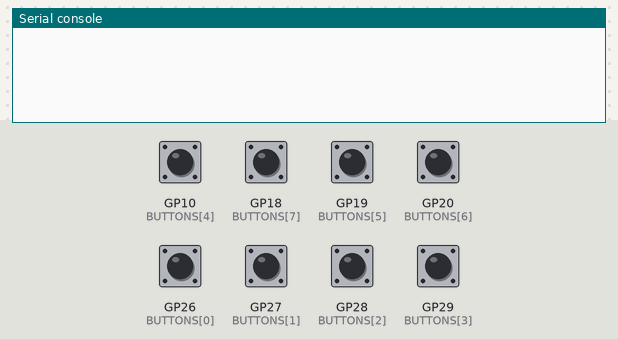
Recording of a program running on a simulated Raspberry Pi Pico running MicroPython. Parts: the last lines printed to the serial console. The test bench sets the inputs (shaded band); at power-on: GP10 (BUTTONS[4]), GP18 (BUTTONS[7]), GP19 (BUTTONS[5]), GP20 (BUTTONS[6]), GP26 (BUTTONS[0]), GP27 (BUTTONS[1]), GP28 (BUTTONS[2]), GP29 (BUTTONS[3]) HIGH.

Above: at 1.2 s.
1.3 s: GP10 (BUTTONS[4]) pulled LOW for 0.15 s
At 2.2 s:
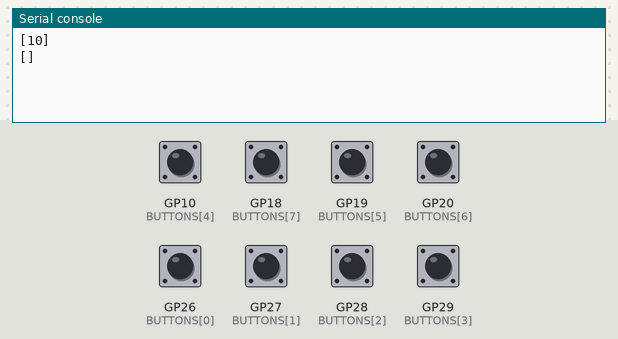
3.0 s: GP18 (BUTTONS[7]) pulled LOW for 0.15 s
At 3.5 s:
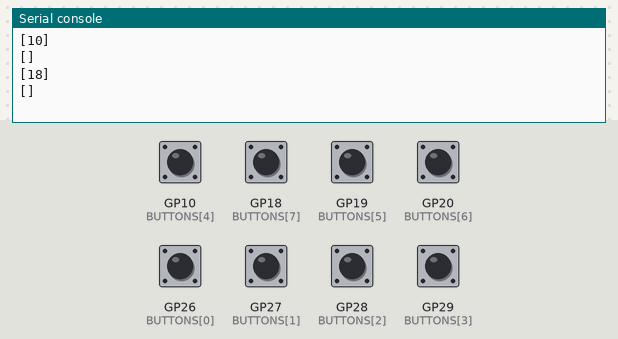
4.6 s: GP19 (BUTTONS[5]) pulled LOW for 0.15 s
At 5.9 s:
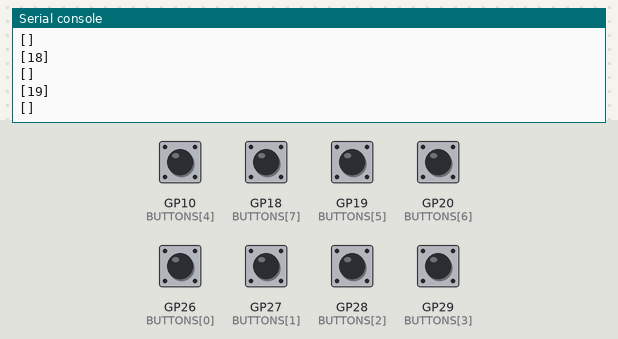
6.2 s: GP20 (BUTTONS[6]) pulled LOW for 0.15 s
At 7.3 s:
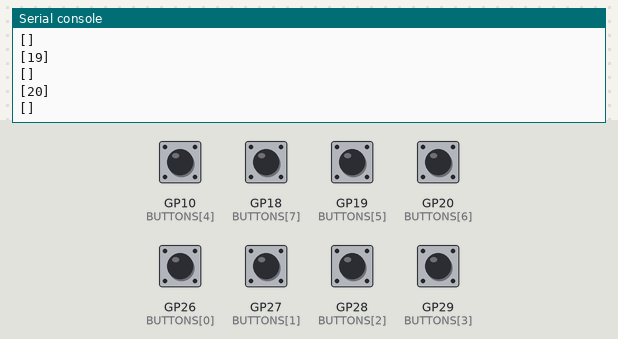
7.8 s: GP26 (BUTTONS[0]) pulled LOW for 0.15 s
At 8.6 s:
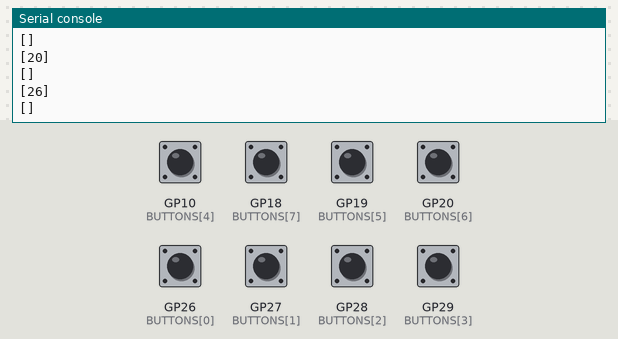
9.4 s: GP27 (BUTTONS[1]) pulled LOW for 0.15 s
At 11.0 s:
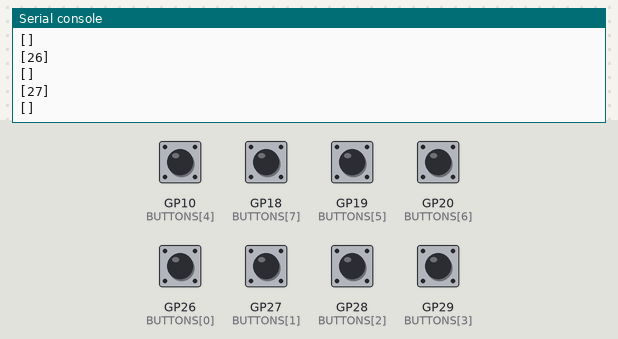
Timing chart, 0 to 12.0 s (numbered marks = the images above; inputs shaded):
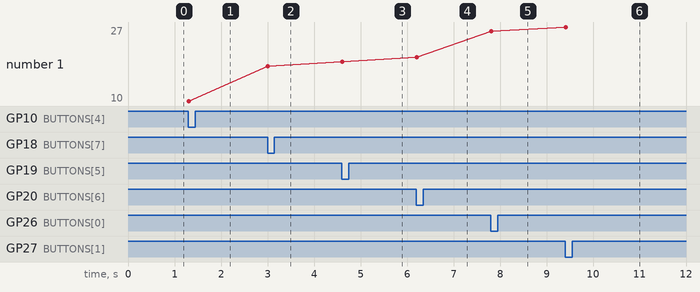

The program:

kb2040_test.py
```python
'''This test tool runs monitors eight buttons attached to the board
and reports changes in their state.'''

from machine import Pin
import time

# TX,GPIO0
# RX,GPIO1
# D2,GPIO2
# D3,GPIO3
# D4,GPIO4
# D5,GPIO5
# D6,GPIO6
# D7,GPIO7
# D8,GPIO8
# D9,GPIO9
# D10,GPIO10
# MISO,GPIO20
# SCK,GPIO18
# MOSI,GPIO19
# SDA,GPIO12
# SCL,GPIO13
# A0,GPIO26
# A1,GPIO27
# A2,GPIO28
# A3,GPIO29
# NEOPIXEL_POWER,GPIO16
# NEOPIXEL,GPIO17

# PINS = [0, 1, 2, 3, 4, 5, 6, 7, 8, 9, 10, 12, 13, 18, 19, 20, 26, 27, 28, 29]
PINS = [26, 27, 28, 29, 10, 19, 20, 18]


BUTTONS = [Pin(pin, Pin.IN, Pin.PULL_UP) for pin in PINS]

last_states = None
while True:
    states = [button.value() for button in BUTTONS]
    if last_states is not None and states != last_states:
        print([PINS[n] for n, s in enumerate(states) if s == 0])
    last_states = states
    time.sleep(0.1)
```

Measured:
- after the input at 1.3 s, the serial console: prints a new line at once (image 1)
- after the input at 3.0 s, the serial console: prints a new line at once (image 2)
- after the input at 4.6 s, the serial console: prints a new line at once (image 3)
- after the input at 6.2 s, the serial console: prints a new line at once (image 4)
- after the input at 7.8 s, the serial console: prints a new line at once (image 5)
- after the input at 9.4 s, the serial console: prints a new line at once (image 6)
- plotted number 1: 10 → 18 after the input at 3.0 s, 18 → 19 after the input at 4.6 s, 19 → 20 after the input at 6.2 s, 20 → 26 after the input at 7.8 s, 26 → 27 after the input at 9.4 s
